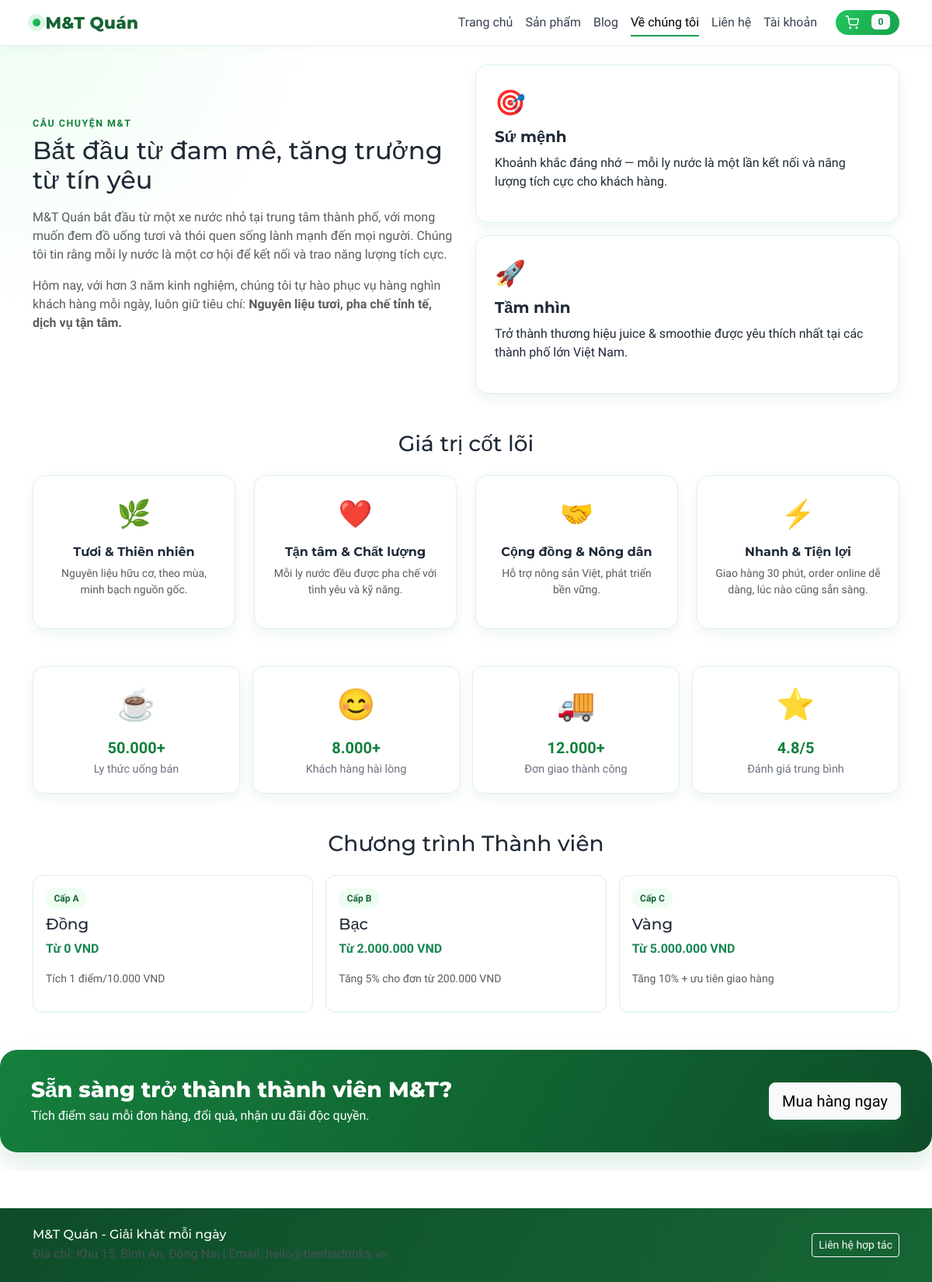
The app's page /index.php?page=about with its own data.
### tables this page shows
CREATE TABLE `customer_tiers` (
  `id` int(10) UNSIGNED NOT NULL,
  `name` varchar(80) NOT NULL,
  `min_spending` decimal(12,2) NOT NULL DEFAULT '0.00',
  `discount_percent` decimal(5,2) NOT NULL DEFAULT '0.00',
  `benefits` varchar(255) NOT NULL,
  `created_at` datetime NOT NULL DEFAULT CURRENT_TIMESTAMP
);

### includes/functions.php (called while the page is built, shortened)
<?php
require_once __DIR__ . '/../config/db.php';
function e(?string $value): string
{
	return htmlspecialchars($value ?? '', ENT_QUOTES, 'UTF-8');
}
function app_url(string $path = ''): string
{
	$base = rtrim(dirname($_SERVER['SCRIPT_NAME'] ?? '/'), '/\\');
	$base = $base === '.' ? '' : $base;
	return $base . '/' . ltrim($path, '/');
}
function format_currency(float $amount): string
{
	return number_format($amount, 0, ',', '.') . ' VND';
}
function current_page(): string
{
	return $_GET['page'] ?? 'home';
}
function cart_count(): int
{
	$count = 0;
	return $count;
}
function get_customer_tiers(): array
{
	$stmt = db()->query('SELECT * FROM customer_tiers ORDER BY min_spending ASC');
	return $stmt->fetchAll();
}

### config/db.php (called while the page is built, shortened)
<?php
function db(): PDO
{
	$dsn = 'mysql:host=' . DB_HOST . ';port=' . DB_PORT . ';dbname=' . DB_NAME . ';charset=utf8mb4';
	$options = [
		PDO::ATTR_ERRMODE => PDO::ERRMODE_EXCEPTION,
		PDO::ATTR_DEFAULT_FETCH_MODE => PDO::FETCH_ASSOC,
		PDO::ATTR_EMULATE_PREPARES => false,
	];
	$pdo = new PDO($dsn, DB_USER, DB_PASS, $options);
	return $pdo;
}

### pages/about.php (the view, shortened to what this page needs)
<?php
$tiers = get_customer_tiers();
$stats = [
    ['icon' => '☕', 'label' => 'Ly thức uống bán', 'value' => '50.000+'],
    ['icon' => '😊', 'label' => 'Khách hàng hài lòng', 'value' => '8.000+'],
    ['icon' => '🚚', 'label' => 'Đơn giao thành công', 'value' => '12.000+'],
    ['icon' => '⭐', 'label' => 'Đánh giá trung bình', 'value' => '4.8/5'],
];
?>
<section class="about-hero mb-5" data-reveal>
    <div class="container">
        <div class="row g-4 align-items-center">
            <div class="col-lg-6">
                <span class="section-eyebrow">Câu chuyện M&T</span>
                <h2 class="mb-3">Bắt đầu từ đam mê, tăng trưởng từ tín yêu</h2>
                <p class="text-muted mb-3">
                    M&T Quán bắt đầu từ một xe nước nhỏ tại trung tâm thành phố, với mong muốn đem đồ uống tươi và
                    thói quen sống lành mạnh đến mọi người. Chúng tôi tin rằng mỗi ly nước là một cơ hội để kết nối
                    và trao năng lượng tích cực.
                </p>
                <p class="text-muted">
                    Hôm nay, với hơn 3 năm kinh nghiệm, chúng tôi tự hào phục vụ hàng nghìn khách hàng mỗi ngày,
                    luôn giữ tiêu chí: <strong>Nguyên liệu tươi, pha chế tỉnh tế, dịch vụ tận tâm.</strong>
                </p>
            </div>
            <div class="col-lg-6">
                <div class="about-highlights">
                    <div class="about-box">
                        <span class="about-icon">🎯</span>
                        <h5>Sứ mệnh</h5>
                        <p>Khoảnh khắc đáng nhớ — mỗi ly nước là một lần kết nối và năng lượng tích cực cho khách hàng.</p>
                    </div>
                    <div class="about-box">
                        <span class="about-icon">🚀</span>
                        <h5>Tầm nhìn</h5>
                        <p>Trở thành thương hiệu juice & smoothie được yêu thích nhất tại các thành phố lớn Việt Nam.</p>
                    </div>
                </div>
            </div>
        </div>
    </div>
</section>
<section class="values-section my-5" data-reveal>
    <div class="container">
        <h3 class="text-center mb-4">Giá trị cốt lõi</h3>
        <div class="row g-4">
            <div class="col-md-3 col-6" data-reveal style="--delay: 0s">
                <div class="value-card">
                    <div class="value-icon">🌿</div>
                    <h6>Tươi & Thiên nhiên</h6>
                    <p class="small text-muted">Nguyên liệu hữu cơ, theo mùa, minh bạch nguồn gốc.</p>
                </div>
            </div>
            <div class="col-md-3 col-6" data-reveal style="--delay: 0.08s">
                <div class="value-card">
                    <div class="value-icon">❤️</div>
                    <h6>Tận tâm & Chất lượng</h6>
                    <p class="small text-muted">Mỗi ly nước đều được pha chế với tình yêu và kỹ năng.</p>
                </div>
            </div>
            <div class="col-md-3 col-6" data-reveal style="--delay: 0.16s">
                <div class="value-card">
                    <div class="value-icon">🤝</div>
                    <h6>Cộng đồng & Nông dân</h6>
                    <p class="small text-muted">Hỗ trợ nông sản Việt, phát triển bền vững.</p>
                </div>
            </div>
            <div class="col-md-3 col-6" data-reveal style="--delay: 0.24s">
                <div class="value-card">
                    <div class="value-icon">⚡</div>
                    <h6>Nhanh & Tiện lợi</h6>
                    <p class="small text-muted">Giao hàng 30 phút, order online dễ dàng, lúc nào cũng sẵn sàng.</p>
                </div>
            </div>
        </div>
    </div>
</section>
<section class="stats-section my-5" data-reveal>
    <div class="container">
        <div class="row g-3">
            <?php foreach ($stats as $index => $stat): ?>
                <div class="col-6 col-md-3" data-reveal style="--delay: <?= $index * 0.08 ?>s">
                    <div class="metric-card h-100 text-center">
                        <div class="stat-icon"><?= $stat['icon'] ?></div>
                        <strong><?= e($stat['value']) ?></strong>
                        <span><?= e($stat['label']) ?></span>
                    </div>
                </div>
            <?php endforeach; ?>
        </div>
    </div>
</section>
<section class="tiers-section my-5" data-reveal>
    <div class="container">
        <h3 class="text-center mb-4">Chương trình Thành viên</h3>
        <div class="row g-3">
            <?php foreach ($tiers as $index => $tier): ?>
                <div class="col-md-4" data-reveal style="--delay: <?= $index * 0.1 ?>s">
                    <div class="tier-card h-100">
                        <span class="tier-badge">Cấp <?= chr(65 + $index) ?></span>
                        <h5 class="mt-2"><?= e($tier['name']) ?></h5>
                        <p class="text-success fw-600">Từ <?= e(format_currency((float)$tier['min_spending'])) ?></p>
                        <p class="small text-muted"><?= e($tier['benefits']) ?></p>
                    </div>
                </div>
            <?php endforeach; ?>
        </div>
    </div>
</section>
<section class="mt-5" data-reveal>
    <div class="cta-banner">
        <div>
            <h3 class="mb-1">Sẵn sàng trở thành thành viên M&T?</h3>
            <p class="mb-0">Tích điểm sau mỗi đơn hàng, đổi quà, nhận ưu đãi độc quyền.</p>
        </div>
        <a href="<?= e(app_url('index.php?page=products')) ?>" class="btn btn-light btn-lg btn-glow">Mua hàng ngay</a>
    </div>
</section>

### includes/header.php (shortened to what this page needs)
<!doctype html>
<html lang="vi">
<head>
	<link href="https://cdn.jsdelivr.net/npm/bootstrap@5.3.3/dist/css/bootstrap.min.css" rel="stylesheet">
	<link rel="stylesheet" href="<?= e(app_url('assets/css/style.css')) ?>">
</head>
<body>
<div class="site-wrapper">

### includes/menu.php (shortened to what this page needs)
<?php
$page = current_page();
$menus = [
	'home' => 'Trang chủ',
	'products' => 'Sản phẩm',
	'blog' => 'Blog',
	'about' => 'Về chúng tôi',
	'contact' => 'Liên hệ',
	'cart' => 'Giỏ hàng',
	'account' => 'Tài khoản',
	'admin_dashboard' => 'Dashboard',
	'admin_orders' => 'Đơn hàng',
	'admin_products' => 'QL sản phẩm',
];
?>
<nav class="navbar navbar-expand-lg app-navbar sticky-top">
	<div class="container">
		<a class="navbar-brand brand-logo" href="<?= e(app_url('index.php?page=home')) ?>">
			<span class="brand-dot"></span>
			M&T Quán
		</a>
		<div class="collapse navbar-collapse" id="mainNav">
			<ul class="navbar-nav ms-auto mb-2 mb-lg-0">
				<?php foreach ($menus as $key => $label): ?>
					<?php if ($key !== 'cart' && (!in_array($key, ['admin_dashboard', 'admin_orders', 'admin_products'], true) || is_admin_authenticated())): ?>
						<li class="nav-item">
							<a class="nav-link <?= $page === $key ? 'active' : '' ?>" href="<?= e(app_url('index.php?page=' . $key)) ?>"><?= e($label) ?></a>
						</li>
					<?php endif; ?>
				<?php endforeach; ?>
			</ul>
		</div>
		<a class="btn btn-success cart-pill" href="<?= e(app_url('index.php?page=cart')) ?>">
			<svg width="18" height="18" viewBox="0 0 24 24" fill="none" stroke="currentColor" stroke-width="2" style="display: inline; margin-right: 0.5rem;">
				<circle cx="9" cy="21" r="1"></circle>
				<circle cx="20" cy="21" r="1"></circle>
				<path d="M1 1h4l2.68 13.39a2 2 0 0 0 2 1.61h9.72a2 2 0 0 0 2-1.61L23 6H6"></path>
			</svg>
			<span class="badge bg-light text-success" id="cartCountBadge"><?= cart_count() ?></span>
		</a>
	</div>
</nav>

### index.php (shortened to what this page needs)
<?php
require_once __DIR__ . '/includes/functions.php';
$page = $_GET['page'] ?? 'home';
$pageFile = __DIR__ . '/pages/' . $page . '.php';
require __DIR__ . '/includes/header.php';
require __DIR__ . '/includes/menu.php';
echo '<main class="main-content py-4">';
if (is_file($pageFile)) {
	require $pageFile;
} else {
	echo '<div class="container"><div class="alert alert-warning">Trang web đang được cập nhật.</div></div>';
}
echo '</main>';
require __DIR__ . '/includes/footer.php';

### includes/footer.php (shortened to what this page needs)
	<footer class="site-footer mt-5">
		<div class="container py-4">
			<div class="row g-3 align-items-center">
				<div class="col-md-8">
					<h6 class="mb-1">M&T Quán - Giải khát mỗi ngày</h6>
					<p class="mb-0 text-light-emphasis">Địa chỉ: Khu 15, Bình An, Đồng Nai | Email: hello@tienhadrinks.vn</p>
				</div>
				<div class="col-md-4 text-md-end">
					<a href="<?= e(app_url('index.php?page=contact')) ?>" class="btn btn-outline-light btn-sm">Liên hệ hợp tác</a>
				</div>
			</div>
		</div>
	</footer>
</div>
</body>
</html>

### assets/css/style.css (style rules this page uses)
:root { --brand-50: #edfdf2; --brand-100: #d2f9df; --brand-500: #1f9f52; --brand-600: #15803d; --brand-700: #166534; --accent: #f59e0b; --text-900: #1f2937; --text-700: #374151; --surface: #ffffff; --bg-soft: #f6fff8; --shadow-sm: 0 6px 16px rgba(21, 128, 61, 0.08); --shadow-md: 0 16px 34px rgba(21, 128, 61, 0.14); }
body { font-family: "Be Vietnam Pro", sans-serif; color: var(--text-900); background: radial-gradient(circle at top left, var(--brand-50), #ffffff 20%); }
h1, h2, h3, h4, h5, h6, .navbar-brand { font-family: "Montserrat", sans-serif; }
.main-content { overflow-x: hidden; }
.app-navbar { background: rgba(255, 255, 255, 0.92); -webkit-backdrop-filter: blur(8px); backdrop-filter: blur(8px); border-bottom: 1px solid #e5efe8; box-shadow: 0 2px 12px rgba(21, 128, 61, 0.04); }
.brand-logo { font-weight: 800; letter-spacing: 0.2px; color: var(--brand-700); display: inline-flex; align-items: center; gap: 0.4rem; font-size: 1.35rem; }
.brand-dot { width: 10px; height: 10px; border-radius: 999px; background: linear-gradient(120deg, #22c55e, #16a34a); box-shadow: 0 0 0 6px rgba(34, 197, 94, 0.16); }
.nav-link { color: var(--text-700); font-weight: 500; position: relative; }
.nav-link.active, .nav-link:hover { color: var(--brand-600); }
.nav-link::after { content: ""; position: absolute; left: 0.5rem; right: 0.5rem; bottom: 2px; height: 2px; background: var(--brand-500); transform: scaleX(0); transform-origin: left; transition: transform 0.25s ease; }
.nav-link.active::after, .nav-link:hover::after { transform: scaleX(1); }
.cart-pill { border-radius: 999px; font-weight: 600; display: inline-flex; align-items: center; gap: 0.5rem; margin-left: 1rem; white-space: nowrap; }
#cartCountBadge { transition: transform 0.2s cubic-bezier(0.34, 1.56, 0.64, 1); min-width: 24px; display: inline-flex; align-items: center; justify-content: center; }
.btn-success { background: linear-gradient(120deg, #22c55e, #16a34a); border: none; }
.btn-glow { box-shadow: 0 10px 24px rgba(21, 128, 61, 0.35); transition: transform 0.2s ease, box-shadow 0.2s ease; }
.section-eyebrow { display: inline-block; color: var(--brand-600); font-weight: 700; text-transform: uppercase; letter-spacing: 1.5px; font-size: 0.78rem; margin-bottom: 0.35rem; }
.cta-banner { background: linear-gradient(120deg, #15803d, #0d4d29); border-radius: 22px; padding: 2.2rem 2.5rem; color: #fff; display: flex; align-items: center; justify-content: space-between; gap: 1.5rem; flex-wrap: wrap; box-shadow: var(--shadow-md); }
.cta-banner h3 { font-weight: 800; }
[data-reveal] { opacity: 1; transform: none; }
html.js [data-reveal] { transition: opacity 0.7s ease, transform 0.7s ease; transition-delay: var(--delay, 0s); }
html.js [data-reveal].is-visible { opacity: 1; transform: none; }
.site-footer { background: linear-gradient(120deg, #0d4d29, #166534); color: white; }
.about-box, .tier-card, .metric-card { border: 1px solid #d7f2df; border-radius: 12px; background: #fff; padding: 1rem; }
.metric-card span { color: #6b7280; font-size: 0.9rem; }
.metric-card strong { display: block; color: var(--brand-600); font-size: 1.25rem; }
.about-highlights { display: flex; flex-direction: column; gap: 1rem; }
.about-box { border: 1px solid #dcf4e4; border-radius: 16px; padding: 1.5rem; background: #fff; box-shadow: var(--shadow-sm); }
.about-box h5 { font-weight: 700; margin-bottom: 0.6rem; }
.about-icon { font-size: 2rem; display: block; margin-bottom: 0.5rem; }
.value-card { background: #fff; border: 1px solid #dcf4e4; border-radius: 16px; padding: 1.4rem; text-align: center; box-shadow: var(--shadow-sm); transition: transform 0.25s ease, box-shadow 0.25s ease; height: 100%; display: flex; flex-direction: column; align-items: center; }
.value-icon { font-size: 2.2rem; margin-bottom: 0.8rem; }
.value-card h6 { font-weight: 700; margin-bottom: 0.5rem; }
.stat-icon { font-size: 2.5rem; margin-bottom: 0.6rem; display: block; }
.metric-card { border: 1px solid #dcf4e4; border-radius: 14px; padding: 1.2rem; background: #fff; box-shadow: var(--shadow-sm); }
.tier-badge { display: inline-block; background: var(--brand-50); color: var(--brand-700); padding: 0.25rem 0.65rem; border-radius: 999px; font-size: 0.75rem; font-weight: 700; }
.fw-600 { font-weight: 600; }

### records on screen
customer_tiers: index "A", name "Đồng", min_spending "0 VND", benefits "Tích 1 điểm/10.000 VND"
customer_tiers: index "B", name "Bạc", min_spending "2.000.000 VND", benefits "Tăng 5% cho đơn từ 200.000 VND"
customer_tiers: index "C", name "Vàng", min_spending "5.000.000 VND", benefits "Tăng 10% + ưu tiên giao hàng"

### other values on screen
$label "Trang chủ"
$label "Sản phẩm"
$label "Blog"
$label "Về chúng tôi"
$label "Liên hệ"
$label "Tài khoản"
cart_count() "0"
$stat['icon'] "☕"
$stat['value'] "50.000+"
$stat['label'] "Ly thức uống bán"
$stat['icon'] "😊"
$stat['value'] "8.000+"
$stat['label'] "Khách hàng hài lòng"
$stat['icon'] "🚚"
$stat['value'] "12.000+"
